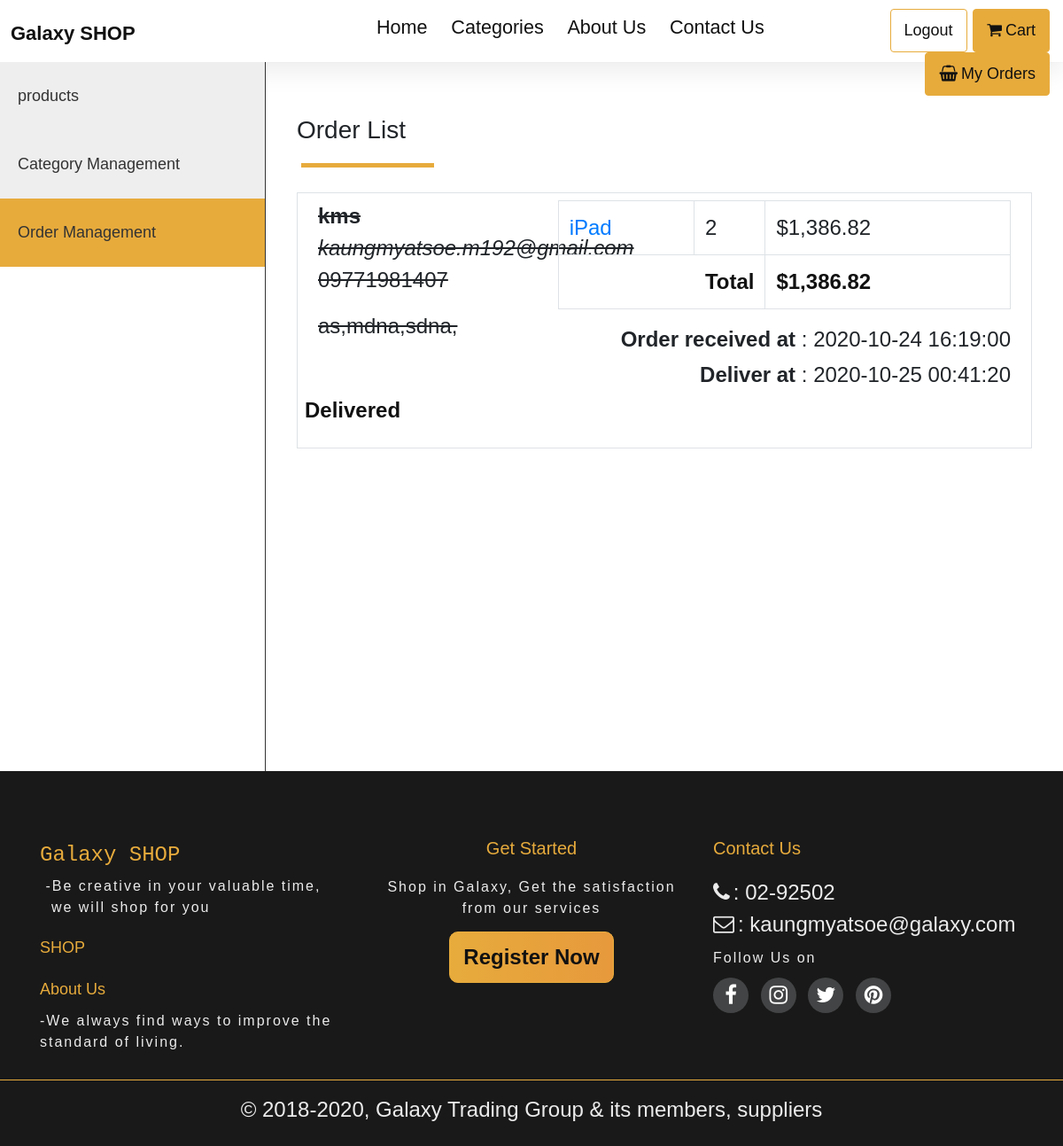
Page /admin/order (signed in) on the committed database.
### tables this page shows
CREATE TABLE orders (id INTEGER PRIMARY KEY AUTOINCREMENT, user_id INTEGER, name TEXT, email TEXT, phone TEXT, address TEXT, status INTEGER DEFAULT 0, createdAt datetime DEFAULT CURRENT_TIMESTAMP, modifiedAt datetime DEFAULT CURRENT_TIMESTAMP,  FOREIGN KEY(user_id) REFERENCES users(id));

CREATE TABLE order_items(id INTEGER PRIMARY KEY AUTOINCREMENT, product_id INTEGER, order_id INTEGER, quantity INTEGER, FOREIGN KEY(product_id) REFERENCES products(id), FOREIGN KEY(order_id) REFERENCES orders(id));

CREATE TABLE products(id INTEGER PRIMARY KEY AUTOINCREMENT, name TEXT, price NUMERIC, discount NUMERIC default 0,category_id INTEGER, image TEXT, createdAt datetime DEFAULT CURRENT_TIMESTAMP, modifiedAt datetime DEFAULT CURRENT_TIMESTAMP, description text, quantity INTEGER, FOREIGN KEY(category_id) REFERENCES categories(id));

### app.py (the view)
@app.route("/admin/order")
@login_required
def show_orders():
    orders = db.execute("SELECT * from orders ORDER BY createdAt desc")
    items = []
    items = orders
    for i in range(len(orders)):
        items[i]['order_items'] = []
        items[i]['total'] = 0
    for i in range(len(orders)):
        items[i]['order_items'] = db.execute("SELECT order_items.*, products.id as product_id, products.name, products.price, products.discount  from order_items LEFT JOIN products ON order_items.product_id = products.id where order_items.order_id =  :order_id", order_id=orders[i]['id'])
        for j in range(len(items[i]['order_items'])):
            items[i]['total'] = items[i]['total'] + ((items[i]['order_items'][j]["price"] - (items[i]['order_items'][j]["price"] * items[i]['order_items'][j]["discount"] / 100 )) * items[i]['order_items'][j]['quantity'])
    return render_template('admin/order.html', items=items, path="/admin/order")

### app.py (called while the page is built)
@app.after_request
def after_request(response):
    response.headers["Cache-Control"] = "no-cache, no-store, must-revalidate"
    response.headers["Expires"] = 0
    response.headers["Pragma"] = "no-cache"
    return response

def login_required(f):
    @wraps(f)
    def decorated_function(*args, **kwargs):
        if session.get("user_id") is None:
            flash("You are not logged in. Log in here.", 'danger')
            return render_template("sign-in.html")
        return f(*args, **kwargs)
    return decorated_function

def usd(value):
    return f"${value:,.2f}"

### templates/admin/order.html (shortened to what this page needs)
{% extends "layout.html" %}
{% block main %}
<header class="container-fluid">
    {% include "navbar.html" %}
</header>
<div id="admin-section" class="container-fluid">
    <div class="row">
        <div class="col-md-3 sidebar">
            {% include "admin/sidebar.html" %}
        </div>
        <div class="col-md-9">
            <div id="order-section" class="">
                <h3 class="heading-secondary">Order List</h3>
                {% if items | length > 0 : %}
                {% for item in items %}
                <div class="order-item border p-2">
                    <div class="row">
                        <div class="col-md-4 {{ 'delivered' if item['status'] == 1 else ''  }}">
                            <b class="d-block">{{ item['name'] }}</b>
                            <i>{{ item['email'] }}</i>
                            <p>{{ item['phone'] }}</p>
                            <address>{{ item['address'] }}</address>
                        </div>
                        <div class="col-md-8 table-responsive">
                            <table class="table table-bordered">
                                <tbody>
                                    {% for order_item in item['order_items'] %}
                                    <tr>
                                        <td>
                                            <a href="/products/{{ order_item['product_id'] }}">{{ order_item['name'] }}</a>
                                        </td>
                                        <td>{{ order_item["quantity"] }}</td>
                                        <td>{{ ((order_item["price"] - (order_item["price"] * order_item["discount"] / 100 )) * order_item["quantity"]) | usd }}
                                        </td>
                                    </tr>
                                    {% endfor %}
                                <tfoot>
                                    <td scope="row" colspan="2" class="text-right bold">Total</td>
                                    <td class="bold">{{ item['total'] | usd }}</td>
                                </tfoot>
                                </tbody>
                            </table>
                        <p class="text-right my-1"><b>Order received at</b>  : {{ item['createdAt'] }}</p>
                        {% if item['status'] == 1 %}
                        <p class="text-right my-1"><b>Deliver at</b>  : {{ item['modifiedAt'] }}</p>
                        {% endif %}
                        </div>
                        {% if item['status'] == 1 %}
                        <p class="bold">Delivered</p>
                        {% else %}
                        <a href="/admin/order/mark?id={{ item['id'] }}&status=1">Mark as Delivered</a>
                        {% endif %}
                    </div>
                </div>
                {% endfor %}
                {% else %}
                <div class="nothing">
                    <p>No Order</p>
                </div>
                {% endif %}
            </div>
        </div>
    </div>
</div>
{% endblock %}

### static/style/style.css (style rules this page uses)
* { margin: 0; padding: 0; box-sizing: border-box; }
body { font-family: Arial, Helvetica, sans-serif; font-size: 24px; }
.bold { color: #111; font-size: 24px; font-weight: 700; }
a:active, a:link, a:visited { text-decoration: none; }
.container-fluid, .row { padding-right: 0; padding-left: 0; max-width: 100vw; margin: 0; }
.heading-secondary::after { display: block; content: ""; margin: 20px 5px 20px; width: 150px; height: 5px; background-color: #e7ab3c; }
header { padding: 0; }
#admin-section { min-width: 100%; height: 100%; }
#admin-section .sidebar { min-height: 100vh; padding: 0 !important; border-right: 1px solid #333; }
#order-section { padding: 60px 20px; display: flex; flex-direction: column; }
.delivered { text-decoration: line-through; }

### rows in the picture
orders: name "kms", email "kaungmyatsoe.m192@gmail.com", phone "09771981407", address "as,mdna,sdna,", total "$1,386.82", createdAt "2020-10-24 16:19:00", modifiedAt "2020-10-25 00:41:20", status "Delivered"
order_items: name "iPad", quantity "2"
products: price+discount "$1,386.82"
